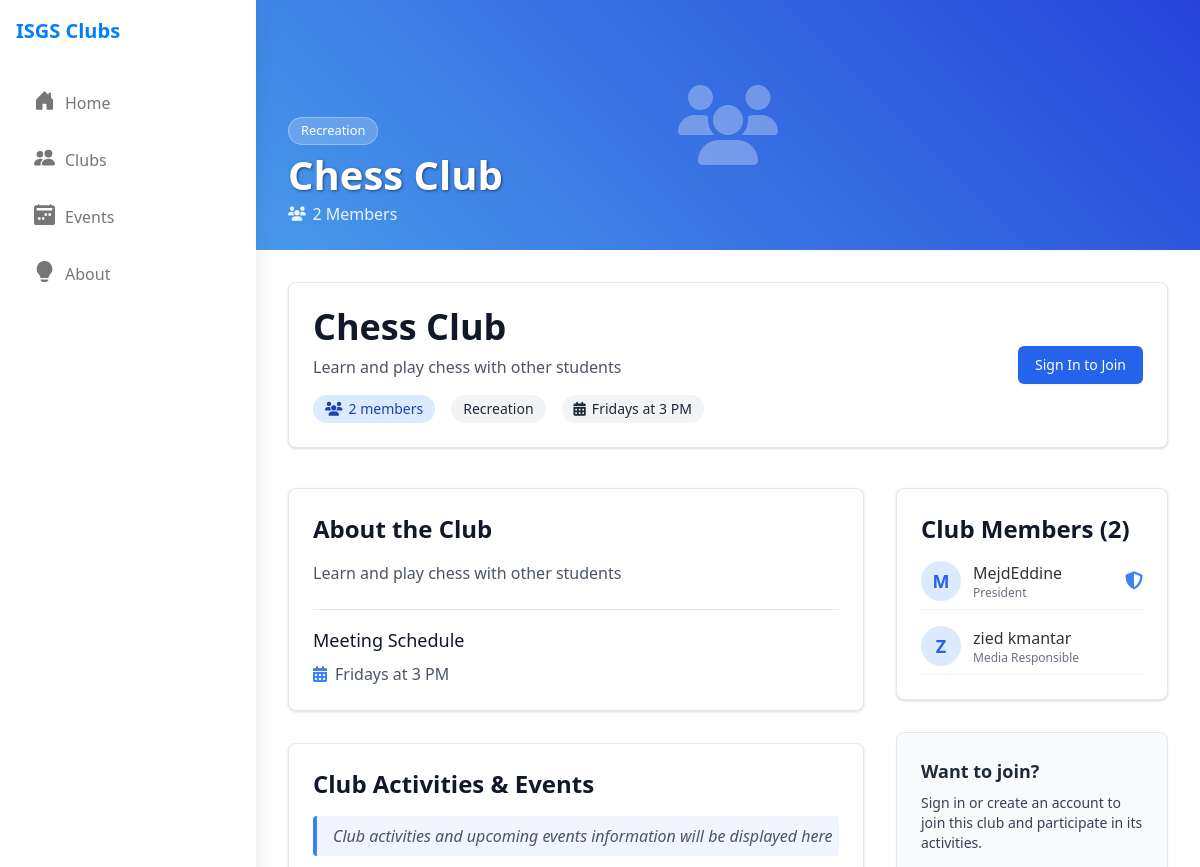
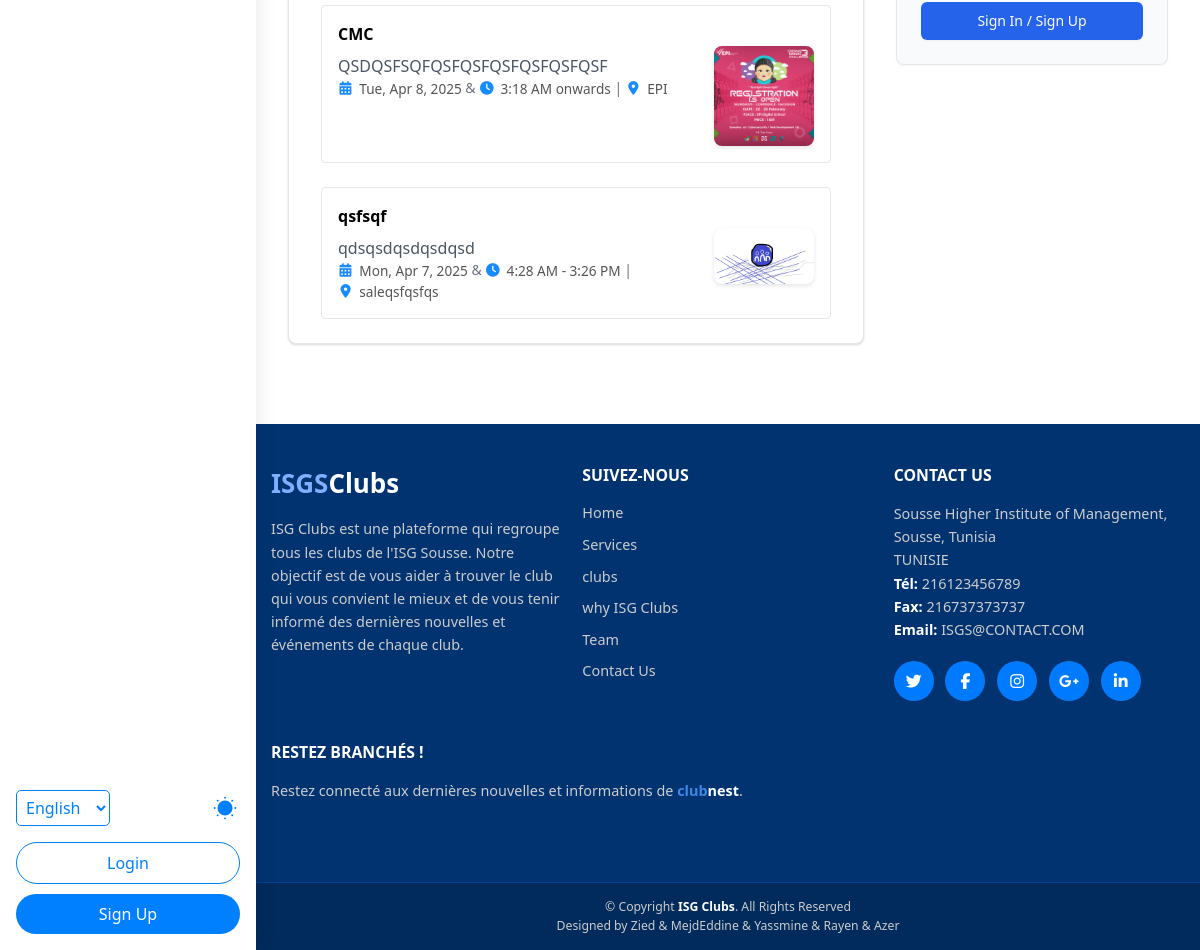
Page /club-detail.php?page=club-detail&&id=2 on the committed database (2 pictures, top to bottom).
### tables this page shows
CREATE TABLE `clubs` (
  `id` int(11) NOT NULL,
  `name` varchar(100) NOT NULL,
  `description` text DEFAULT NULL,
  `category` varchar(50) NOT NULL,
  `meeting_schedule` varchar(100) DEFAULT NULL,
  `status` enum('pending','active','rejected') NOT NULL DEFAULT 'pending',
  `proposed_by_user_id` int(11) DEFAULT NULL COMMENT 'User ID who submitted the request',
  `created_at` timestamp NOT NULL DEFAULT current_timestamp()
);

CREATE TABLE `events` (
  `id` int(11) NOT NULL,
  `club_id` int(11) NOT NULL,
  `name` varchar(150) NOT NULL,
  `description` text DEFAULT NULL,
  `event_date` datetime NOT NULL,
  `event_end_date` datetime DEFAULT NULL COMMENT 'Optional: Date and time the event ends',
  `location` varchar(255) DEFAULT NULL,
  `status` enum('pending','active','rejected') NOT NULL DEFAULT 'pending',
  `poster_image_path` varchar(255) DEFAULT NULL COMMENT 'Path to event poster image',
  `created_at` timestamp NOT NULL DEFAULT current_timestamp(),
  `created_by` int(11) DEFAULT NULL
);

CREATE TABLE `club_members` (
  `id` int(11) NOT NULL,
  `user_id` int(11) NOT NULL,
  `club_id` int(11) NOT NULL,
  `role` enum('member','leader','pending') NOT NULL DEFAULT 'pending',
  `joined_at` timestamp NOT NULL DEFAULT current_timestamp(),
  `department` enum('President','Vice President','HR Responsible','General Secretary','Media Responsible','Sponsoring Responsible','Logistique Responsible','Media Member','Sponsoring Member','Logistique Member') DEFAULT NULL
);

CREATE TABLE `users` (
  `id` int(11) NOT NULL,
  `username` varchar(50) NOT NULL,
  `email` varchar(100) NOT NULL,
  `password` varchar(255) NOT NULL,
  `role` enum('student','club_leader','admin') NOT NULL DEFAULT 'student',
  `is_banned` tinyint(1) NOT NULL DEFAULT 0,
  `ban_reason` text DEFAULT NULL,
  `banned_until` datetime DEFAULT NULL COMMENT 'Null for permanent ban',
  `created_at` timestamp NOT NULL DEFAULT current_timestamp(),
  `profile_picture_path` varchar(100) DEFAULT NULL
);

### club-detail.php (the view, shortened to what the rows shown need)
<?php
require_once 'config/database.php';
$club = null;
$memberCount = 0;
$clubId = filter_input(INPUT_GET, 'id', FILTER_VALIDATE_INT);
function format_event_datetime($start, $end = null) {  if(!$start) return ['date'=>'Date TBD', 'time'=>'']; $startDate=strtotime($start); $endDate=$end?strtotime($end):null; if(!$startDate) return ['date'=>'Invalid Date', 'time'=>'']; $dateStr=date('D, M j, Y',$startDate); $timeStr=date('g:i A',$startDate); if($endDate&&$endDate>$startDate){if(date('Ymd',$startDate)==date('Ymd',$endDate)){$timeStr.=' - '.date('g:i A',$endDate);}else{$timeStr.=' onwards';}} return ['date'=>$dateStr, 'time'=>$timeStr]; }
$events = [];
try {
    $sql = "SELECT
                e.id, e.name, e.description, e.event_date, e.event_end_date, e.location, e.poster_image_path, e.created_at,
                e.created_by,
                c.id as club_id, c.name as club_name,
                u.username as creator_username, -- If you want to show who created it
                (SELECT COUNT(*) FROM event_attendees WHERE event_id = e.id) as participant_count,
                (SELECT COUNT(*) FROM event_likes WHERE event_id = e.id) as like_count,
                (SELECT COUNT(*) FROM event_comments WHERE event_id = e.id) as comment_count
            FROM events e
            JOIN clubs c ON e.club_id = c.id
            LEFT JOIN users u ON e.created_by = u.id -- Left join in case creator is deleted
            WHERE e.status = 'active'";
    $params = [];
        $sql .= " AND (c.id LIKE :search)";
        $params[':search'] = '%' . $clubId . '%';
    $sql .= " ORDER BY e.event_date DESC";
    $stmtEvents = $pdo->prepare($sql);
    $stmtEvents->execute($params);
    $events = $stmtEvents->fetchAll(PDO::FETCH_ASSOC);
} catch (Exception $e) {
    error_log("Error fetching events: " . $e->getMessage());
}
$clubMembers = [];
    try {
        $stmtMembers = $pdo->prepare("SELECT u.id, u.username, cm.role, cm.department,u.profile_picture_path
                                     FROM users u JOIN club_members cm ON u.id = cm.user_id
                                     WHERE cm.club_id = :club_id AND cm.role IN ('leader', 'member')
                                     ORDER BY FIELD(cm.role, 'leader', 'member'), cm.department ASC, u.username ASC");
        $stmtMembers->bindParam(':club_id', $clubId, PDO::PARAM_INT); $stmtMembers->execute(); $clubMembers = $stmtMembers->fetchAll(PDO::FETCH_ASSOC);
    } catch (Exception $e) {
        error_log("Error fetching club members: " . $e->getMessage());
    }
if (function_exists('getClubById')) {
    $club = getClubById($clubId);
} else {
    error_log("Function getClubById does not exist.");
}
if (function_exists('getClubMembers')) {
    $members = getClubMembers($clubId);
    $memberCount = count($members);
} else {
    error_log("Function getClubMembers does not exist.");
}
include_once 'header.php';
?>
<main class="main-content pb-0">
<section class="club-header-banner">
        <div class="banner-content max-w-7xl mx-auto px-4 sm:px-6 lg:px-8">
             <div class="banner-text">
                <span class="club-category-badge"><?php echo htmlspecialchars($club['category']); ?></span>
                <h1 class="club-main-title"><?php echo htmlspecialchars($club['name']); ?></h1>
                <p class="club-member-count"><i class="fas fa-users"></i> <?php echo $memberCount; ?> Members</p>
             </div>
        </div>
    </section>
<div class="max-w-7xl mx-auto px-4 sm:px-6 lg:px-8">
    <div class="mb-10">
        <div class="bg-white p-6 rounded-lg shadow border border-gray-200 flex flex-col md:flex-row justify-between md:items-center gap-4">
            <div class="flex-1">
                <h1 class="text-3xl md:text-4xl font-bold text-gray-900 mb-2"><?php echo htmlspecialchars($club['name'] ?? 'Club Name'); ?></h1>
                <p class="text-gray-600 mb-4"><?php echo htmlspecialchars($club['description'] ?? 'No description available.'); ?></p>
                <div class="flex flex-wrap gap-x-4 gap-y-2">
                    <span class="inline-flex items-center px-3 py-1 rounded-full text-sm font-medium bg-blue-100 text-blue-800">
                        <i class="fas fa-users mr-1.5"></i> <?php echo $memberCount; ?> members
                    </span>
                    <?php if (!empty($club['category'])): ?>
                    <span class="inline-flex items-center px-3 py-1 rounded-full text-sm font-medium bg-gray-100 text-gray-800">
                        <?php echo htmlspecialchars($club['category']); ?>
                    </span>
                    <?php endif; ?>
                    <?php if (!empty($club['meeting_schedule'])): ?>
                    <span class="inline-flex items-center px-3 py-1 rounded-full text-sm font-medium bg-gray-100 text-gray-800">
                        <i class="fas fa-calendar-alt mr-1.5"></i> <?php echo htmlspecialchars($club['meeting_schedule']); ?>
                    </span>
                     <?php endif; ?>
                </div>
            </div>
        </div>
    </div>
    <div class="grid grid-cols-1 md:grid-cols-3 gap-8">
        <div class="md:col-span-2 space-y-8">
            <div class="bg-white p-6 rounded-lg shadow border border-gray-200">
                <h2 class="text-2xl font-semibold text-gray-900 mb-4">About the Club</h2>
                <div class="prose prose-blue max-w-none text-gray-600">
                    <?php echo !empty($club['description']) ? nl2br(htmlspecialchars($club['description'])) : '<p>No detailed description available.</p>'; ?>
                </div>
                <?php if (!empty($club['meeting_schedule'])): ?>
                <div class="border-t border-gray-200 pt-4 mt-6">
                    <h3 class="text-lg font-medium text-gray-900 mb-2">Meeting Schedule</h3>
                    <p class="flex items-center text-gray-600">
                        <i class="fas fa-calendar-alt mr-2 text-blue-500"></i>
                        <?php echo htmlspecialchars($club['meeting_schedule']); ?>
                    </p>
                </div>
                <?php endif; ?>
            </div>
            <div class="bg-white p-6 rounded-lg shadow border border-gray-200">
                <h2 class="text-2xl font-semibold text-gray-900 mb-4">Club Activities & Events</h2>
                <div class="space-y-4">
                <div class="event-feed">
                 <?php if (count($events) > 0): ?>
                  <?php foreach ($events as $event): ?>
                <?php
                    $formattedDate = format_event_datetime($event['event_date'], $event['event_end_date']);
                    $eventDetailUrl = "event-detail.php?id=" . $event['id'];
                ?>
                <div class="border rounded p-4">
                <h4 class="font-semibold"><a href="<?php echo $eventDetailUrl; ?>" class="event-title-link" style="color:black;"><?php echo htmlspecialchars($event['name']); ?></a></h4>
                        <?php if (!empty($event['poster_image_path']) && file_exists(rtrim($_SERVER['DOCUMENT_ROOT'], '/') . $event['poster_image_path'])): ?>
                            <a href="<?php echo $eventDetailUrl; ?>" class="event-image-link">
                                <img src="<?php echo htmlspecialchars($event['poster_image_path']); ?>" alt="Poster for <?php echo htmlspecialchars($event['name']); ?>" loading="lazy">
                            </a>
                        <?php endif; ?>
                        <p class="mt-2 text-gray-600">
                            <?php
                                $fullDesc = $event['description'] ?? '';
                                $maxLength = 150;
                                echo nl2br(htmlspecialchars(substr($fullDesc, 0, $maxLength)));
                            ?>
                        </p>
                    <p class="text-sm text-gray-500"><span class="metadata-item" title="<?php echo $formattedDate['date']; ?>">
                            <i class="fas fa-calendar-alt fa-fw"></i> <?php echo $formattedDate['date']; ?>
                        </span> & <span class="metadata-item" title="Time">
                            <i class="fas fa-clock fa-fw"></i> <?php echo $formattedDate['time']; ?>
                         </span> | <?php if(!empty($event['location'])): ?>
                        <span class="metadata-item" title="Location">
                            <i class="fas fa-map-marker-alt fa-fw"></i> <?php echo htmlspecialchars($event['location']); ?>
                        </span>
                        <?php endif; ?></p>
                        </div>
            <?php endforeach; ?>
        <?php else: ?>
            <div class="no-events-message card">  </div>
        <?php endif; ?>
    </div>
                    </div>
            </div>
        </div>
        <div class="space-y-8">
            <div class="bg-white p-6 rounded-lg shadow border border-gray-200">
                <h2 class="text-2xl font-semibold text-gray-900 mb-4">Club Members (<?php echo $memberCount; ?>)</h2>
                <?php if (count($clubMembers) > 0):  ?>
                    <div class="space-y-4">
                        <?php foreach ($clubMembers as $member): ?>
                            <?php
                                $memberProfilePicPath = $member['profile_picture_path'] ?? null;
                                $memberProfilePicServerPath = $memberProfilePicPath ? rtrim($_SERVER['DOCUMENT_ROOT'], '/') . $memberProfilePicPath : null;
                                $showMemberPic = $memberProfilePicPath && $memberProfilePicServerPath && file_exists($memberProfilePicServerPath);
                            ?>
                            <div class="flex items-center justify-between pb-2 border-b border-gray-100 last:border-b-0 last:pb-0">
                                <div class="flex items-center">
                                    <div class="member-avatar-container">
                                        <?php if ($showMemberPic): ?>
                                            <img src="<?php echo htmlspecialchars($memberProfilePicPath); ?>" alt="<?php echo htmlspecialchars($member['username']); ?>'s picture" class="flex-shrink-0 h-10 w-10 rounded-full bg-blue-100 text-blue-600 flex items-center justify-center font-semibold text-lg">
                                        <?php else: ?>
                                            <span class="flex-shrink-0 h-10 w-10 rounded-full bg-blue-100 text-blue-600 flex items-center justify-center font-semibold text-lg">
                                                <?php echo strtoupper(substr(htmlspecialchars($member['username'] ?? '?'), 0, 1)); ?>
                                            </span>
                                        <?php endif; ?>
                                    </div>
                                    <div class="ml-3 member-details">
                                        <p class="member-name"><?php echo htmlspecialchars($member['username'] ?? 'Unknown User'); ?></p>
                                        <p class="text-xs text-gray-500">
                                            <?php echo htmlspecialchars($member['department'] ?? 'Member');  ?>
                                        </p>
                                    </div>
                                </div>
                                <?php if (($member['role'] ?? 'member') === 'leader'): ?>
                                    <i class="fas fa-shield-alt text-blue-500 text-lg" title="Club Leader"></i>
                                <?php endif; ?>
                            </div>
                        <?php endforeach; ?>
                    </div>
                <?php else: ?>
                    <p class="text-gray-500">No active members yet (excluding pending).</p>
                <?php endif; ?>
            </div>
        </div>
    </div>
</div>
<?php
include 'footer.php';
?>
</main>
</body>
</html>

### rows in the picture
clubs: category "Recreation", name "Chess Club", description "Learn and play chess with other students", meeting_schedule "Fridays at 3 PM"
events: name "CMC", poster_image_path (picture), description "QSDQSFSQFQSFQSFQSFQSFQSFQSF", event_date+event_end_date "Tue, Apr 8, 2025", event_date+event_end_date "3:18 AM onwards", location "EPI"
events: name "qsfsqf", poster_image_path (picture), description "qdsqsdqsdqsdqsd", event_date+event_end_date "Mon, Apr 7, 2025", event_date+event_end_date "4:28 AM - 3:26 PM", location "saleqsfqsfqs"
club_members: user.username "M", user.username "MejdEddine", department "President", role "leader" (drawn)
club_members: user.username "Z", user.username "zied kmantar", department "Media Responsible"

### other values in the picture
$memberCount "2"
